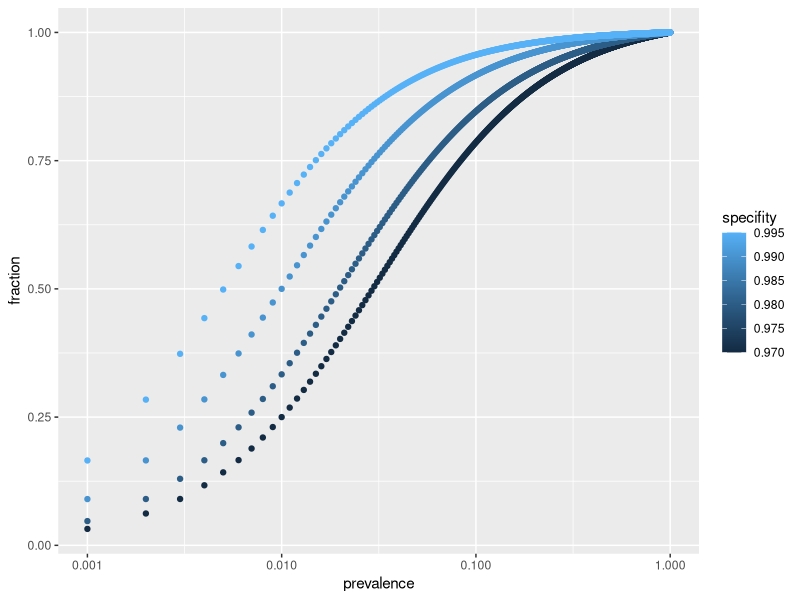

The R source for this figure:
## ---- chunk 1
knitr::opts_chunk$set(echo = TRUE)
## ---- chunk 2
t <- 0.98 # Spezifität, Trennschärfe
e <- 0.99 # Sensitivität, Empfindlichkeit
## ---- chunk 3
p <- 0.01 # Prävalenz
## ---- chunk 4
s <- 1000000 # eine Million
## ---- chunk 5
contingency <- cbind(c(e*p*s, (1-e)*p*s), 
                     c((1-t)*(1-p)*s, t*(1-p)*s))
colnames(contingency) <- c("krank", "nicht-krank")
rownames(contingency) <- c("positiv", "negativ")
print(contingency)
## ---- chunk 6
e*p/(e*p + (1-t)*(1-p))
## ---- chunk 7
frac <- function(p, e, t) e*p/(e*p + (1-t)*(1-p))
library(ggplot2)
pp = seq(0.001, 1, by = 0.001)
out <- data.frame(prevalence = pp,
                  specifity = c(rep(0.97, length(pp)), 
                                rep(0.98, length(pp)), 
                                rep(0.99, length(pp)), 
                                rep(0.995, length(pp))),
                  fraction = c(frac(pp, e, 0.97), 
                               frac(pp, e, 0.98), 
                               frac(pp, e, 0.99),
                               frac(pp, e, 0.995)))
sp <- ggplot(out, aes(x = prevalence, y = fraction, col = specifity)) + 
  geom_point() 
sp + scale_x_continuous(trans = 'log10')
